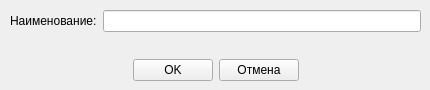
<?xml version="1.0" encoding="UTF-8"?>
<ui version="4.0">
 <class>Form</class>
 <widget class="QWidget" name="Form">
  <property name="geometry">
   <rect>
    <x>0</x>
    <y>0</y>
    <width>430</width>
    <height>90</height>
   </rect>
  </property>
  <property name="minimumSize">
   <size>
    <width>430</width>
    <height>90</height>
   </size>
  </property>
  <property name="maximumSize">
   <size>
    <width>430</width>
    <height>90</height>
   </size>
  </property>
  <property name="windowTitle">
   <string>Химический элемент</string>
  </property>
  <widget class="QWidget" name="verticalLayoutWidget">
   <property name="geometry">
    <rect>
     <x>10</x>
     <y>10</y>
     <width>411</width>
     <height>71</height>
    </rect>
   </property>
   <layout class="QVBoxLayout" name="verticalLayout">
    <item>
     <layout class="QHBoxLayout" name="horizontalLayout">
      <item>
       <widget class="QLabel" name="label">
        <property name="text">
         <string>Наименование:</string>
        </property>
       </widget>
      </item>
      <item>
       <widget class="QLineEdit" name="lineEdit"/>
      </item>
     </layout>
    </item>
    <item>
     <spacer name="verticalSpacer">
      <property name="orientation">
       <enum>Qt::Vertical</enum>
      </property>
      <property name="sizeHint" stdset="0">
       <size>
        <width>20</width>
        <height>40</height>
       </size>
      </property>
     </spacer>
    </item>
    <item>
     <layout class="QHBoxLayout" name="horizontalLayout_2">
      <item>
       <spacer name="horizontalSpacer">
        <property name="orientation">
         <enum>Qt::Horizontal</enum>
        </property>
        <property name="sizeHint" stdset="0">
         <size>
          <width>40</width>
          <height>20</height>
         </size>
        </property>
       </spacer>
      </item>
      <item>
       <widget class="QPushButton" name="pushButton_2">
        <property name="text">
         <string>OK</string>
        </property>
       </widget>
      </item>
      <item>
       <widget class="QPushButton" name="pushButton">
        <property name="text">
         <string>Отмена</string>
        </property>
       </widget>
      </item>
      <item>
       <spacer name="horizontalSpacer_2">
        <property name="orientation">
         <enum>Qt::Horizontal</enum>
        </property>
        <property name="sizeHint" stdset="0">
         <size>
          <width>40</width>
          <height>20</height>
         </size>
        </property>
       </spacer>
      </item>
     </layout>
    </item>
   </layout>
  </widget>
 </widget>
 <resources/>
 <connections/>
</ui>
